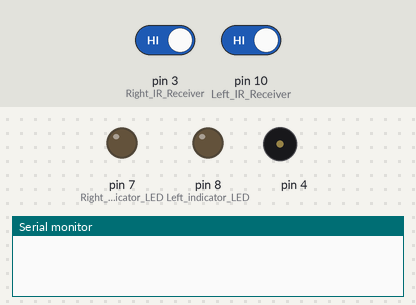
A sketch run on a simulated Arduino Uno, built with avr-gcc and run on an emulated ATmega328P. Shown: output pins drawn as LEDs (lit = HIGH), buzzer (waves = sounding), the last lines printed to the serial monitor. The inputs (shaded band) are chosen by the test bench; at power-on: pin 3 (Right_IR_Receiver) HIGH, pin 10 (Left_IR_Receiver) HIGH.

Above: at 2.2 s.
2.3 s: pin 3 (Right_IR_Receiver) driven LOW
At 3.17 s:
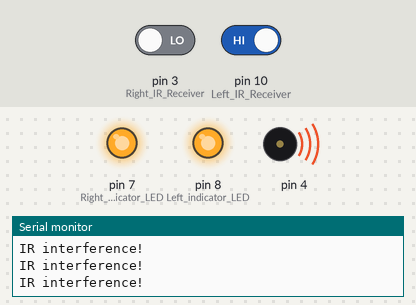
5.3 s: pin 3 (Right_IR_Receiver) driven HIGH
At 6.2 s:
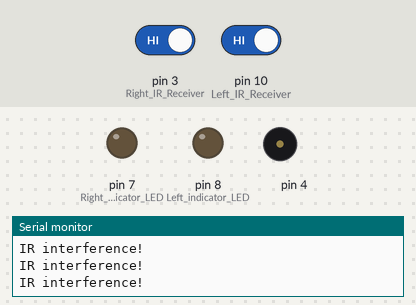
6.8 s: pin 10 (Left_IR_Receiver) driven LOW
At 7.67 s:
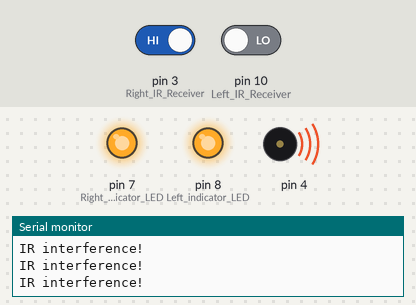
Timing chart, 0 to 18.8 s (numbered marks = the images above; inputs shaded):
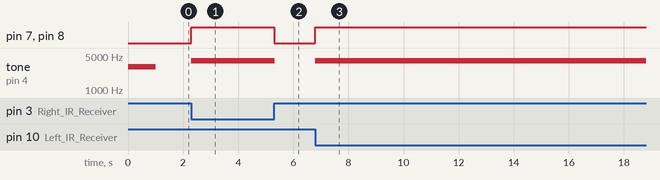

The sketch:

IrInterferencesSniffer.ino
```cpp
/*
 * Robotics with the BOE Shield - IrInterferencesSniffer
 * Test for external sources of infrared interference.  If IR interference is
 * detected: Serial Monitor displays warning, piezospeaker plays alarm, and
 * indicator lights flash.
 */

void setup()                                 // Built-in initialization block
{
  tone(4, 3000, 1000);                       // Play tone for 1 second
  delay(1000);                               // Delay to finish tone

  pinMode(10, INPUT);                        // Left IR Receiver
  pinMode(3, INPUT);                         // Right IR Receiver
  pinMode(8, OUTPUT);                        // Left indicator LED
  pinMode(7, OUTPUT);                        // Right indicator LED

  Serial.begin(9600);                        // Set data rate to 9600 bps
}

void loop()                                  // Main loop auto-repeats
{
  int irLeft = digitalRead(10);              // Check for IR on left
  int irRight = digitalRead(3);              // Check for IR on right

  if((irLeft == 0) || (irRight == 0))        // If left OR right detects
  {
    Serial.println("IR interference!");    // Display warning
    for(int i = 0; i < 5; i++)               // Repeat 5 times
    {
      digitalWrite(7, HIGH);                 // Turn indicator LEDs on
      digitalWrite(8, HIGH);
      tone(4, 4000, 10);                     // Sound alarm tone
      delay(20);                             // 10 ms tone, 10 between tones
      digitalWrite(7, LOW);                  // Turn indicator LEDs off
      digitalWrite(8, LOW);
    }
  }
}
```

Measured:
- after the input at 2.3 s, pin 7 (Right_indicator_LED), pin 8 (Left_indicator_LED): LOW → HIGH at once; tone on pin 4: alternates 4000 Hz for 0.01 s and silent for 0.01 s, starting at once
- after the input at 5.3 s, pin 7 (Right_indicator_LED), pin 8 (Left_indicator_LED): HIGH → LOW at once; tone on pin 4: goes on until 5.3 s, then stays silent
- after the input at 6.8 s, pin 7 (Right_indicator_LED), pin 8 (Left_indicator_LED): LOW → HIGH at once; tone on pin 4: alternates 4000 Hz for 0.01 s and silent for 0.01 s, starting at once
